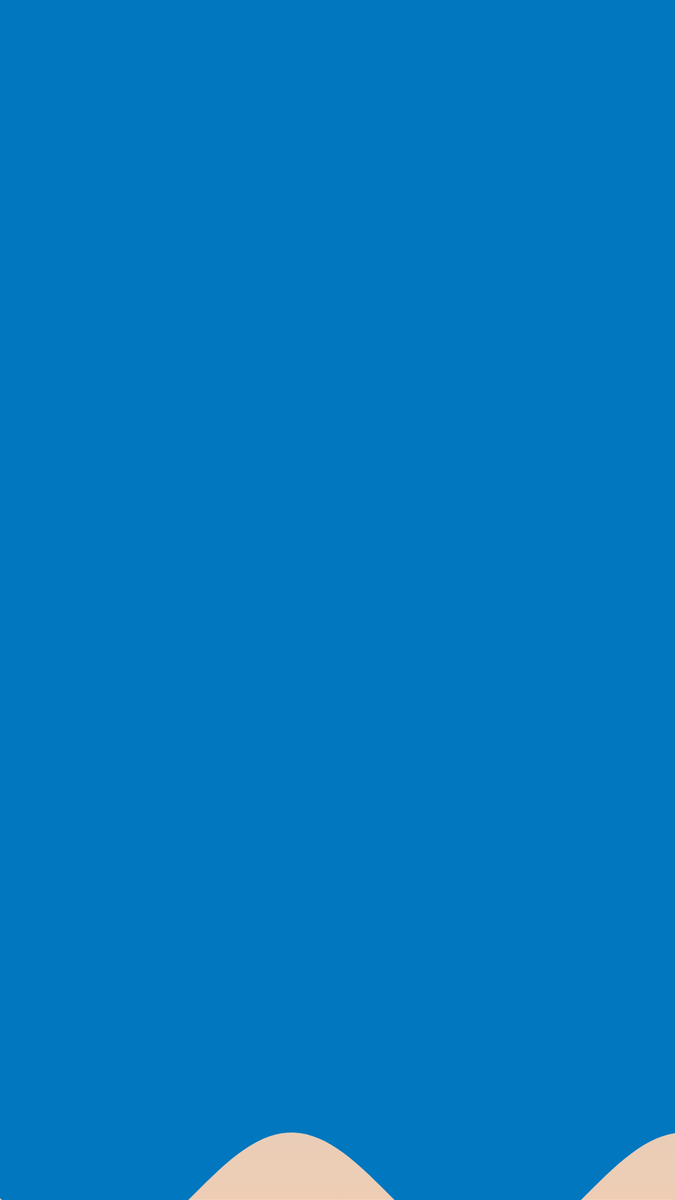
Frame 1 (no input)
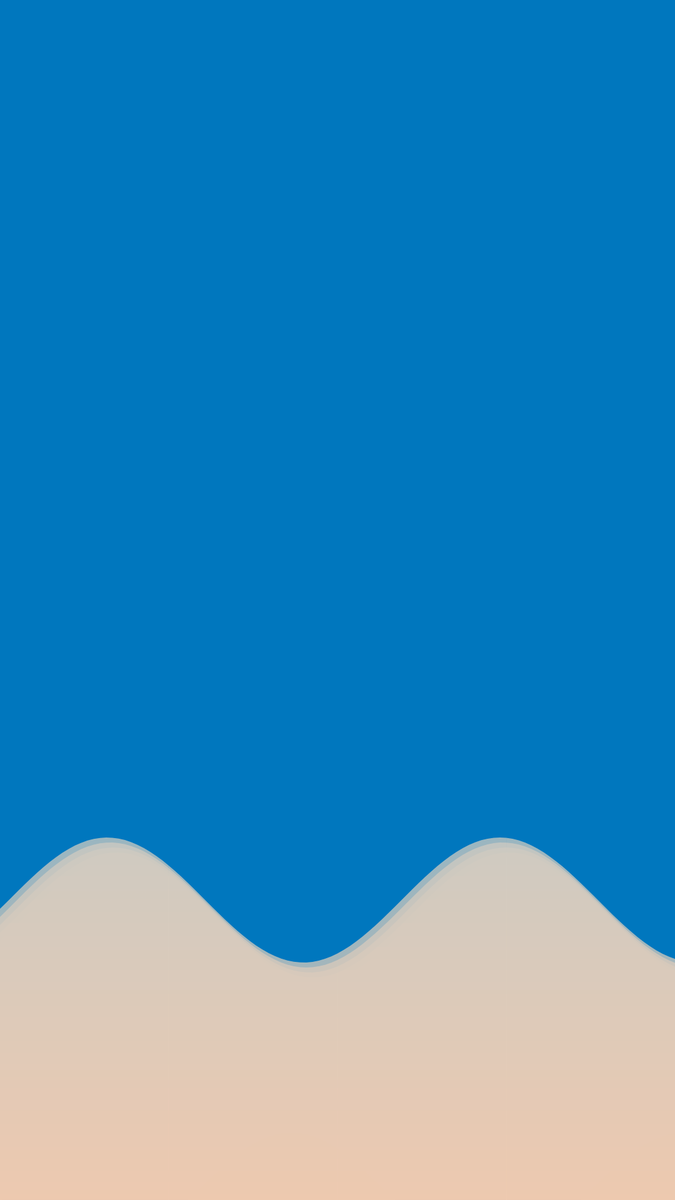
Frame 60 (no input)
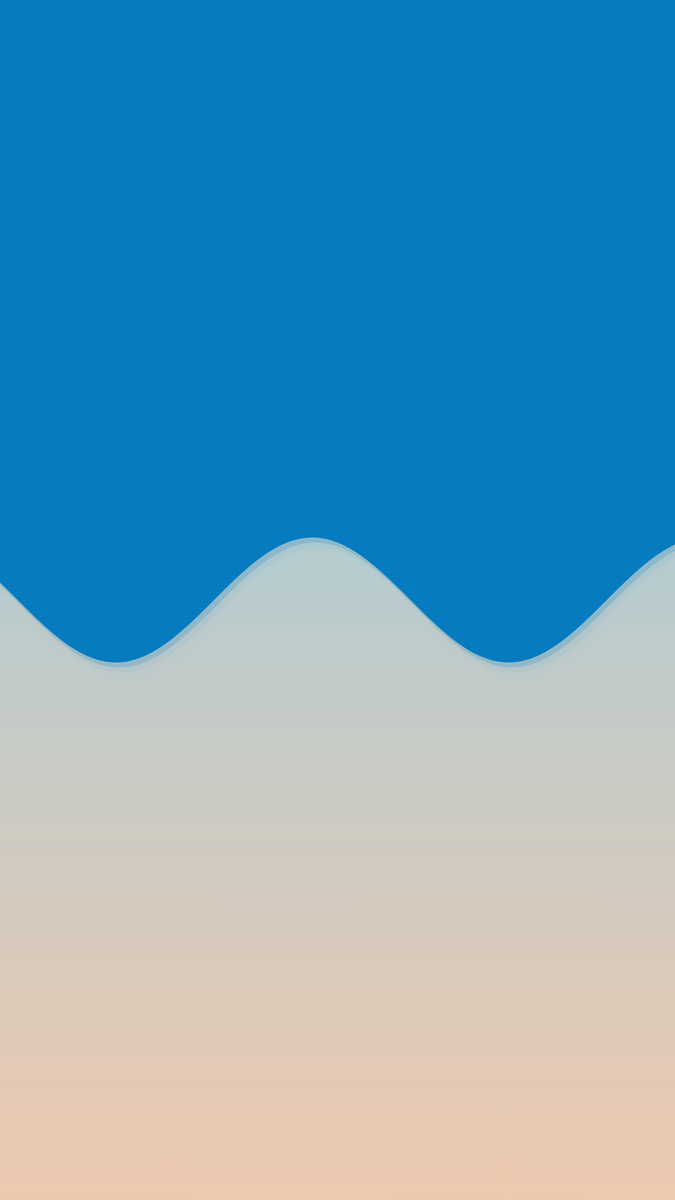
Frame 120 (the mouse pressed at the canvas centre since frame 60)

The p5.js sketch that drew these frames (run headless with seeded random() and noise() and a simulated clock; from frame 60 on, the mouse is pressed at the canvas centre):

// p5.js sketch
// ── sketch.js
let waveHeight; // Declare globally, initialize in setup
let count = 4; // Countdown for inhale/exhale, count-up for retention
let state = "WAVE_IN_INHALE"; // States: WAVE_IN_INHALE, WAVE_IN_EXHALE, WAVE_OUT
let startTime = 0;
let totalInTime = 4000; // 4 seconds for inhale
let totalExTime = 4000; // 4 seconds for exhale
let outTime = 40000; // 40 seconds for wave-out

function setup() {
  createCanvas(1080, 1920); // 1080x1920 for vertical video
  waveHeight = height; // Initialize waveHeight with the canvas height
  frameRate(60); // Ensure draw loop runs at 60 FPS
  // Set flipped gradient background (sand at bottom, ocean at top)
  for (let y = 0; y < height; y++) {
    let inter = map(y, height, 0, 0, 1); // Bottom (height) to top (0)
    let r = lerp(237, 135, inter); // Sand (237, 201, 175) to ocean (135, 206, 235)
    let g = lerp(201, 206, inter);
    let b = lerp(175, 235, inter);
    stroke(r, g, b);
    line(0, y, width, y);
  }
  console.log("Setup complete, frameRate:", frameRate());
}

function draw() {
  // Redraw flipped gradient background
  for (let y = 0; y < height; y++) {
    let inter = map(y, height, 0, 0, 1);
    let r = lerp(237, 135, inter);
    let g = lerp(201, 206, inter);
    let b = lerp(175, 235, inter);
    stroke(r, g, b);
    line(0, y, width, y);
  }

  console.log("Draw loop running, frameCount:", frameCount, "frameRate:", frameRate().toFixed(2), "waveHeight:", waveHeight.toFixed(2), "state:", state, "count:", count);

  let elapsed = (millis() - startTime) / 1000; // Time in seconds since state started

  if (state === "WAVE_IN_INHALE") {
    // Inhale: Move from bottom (1920) to top (0) in 4 seconds
    let progress = constrain(elapsed / (totalInTime / 1000), 0, 1); // 4 seconds
    waveHeight = map(progress, 0, 1, height, 0); // From 1920 to 0
    count = Math.max(4 - Math.floor(elapsed), 1); // Countdown from 4 to 1
    console.log("WAVE_IN_INHALE: progress =", progress.toFixed(2), "waveHeight =", waveHeight.toFixed(2), "countdown:", count);
    drawWave(waveHeight);
    if (elapsed >= (totalInTime / 1000)) {
      state = "WAVE_IN_EXHALE";
      startTime = millis(); // Reset timer for exhale phase
      waveHeight = 0; // Start exhale from top
      count = 4; // Reset count for exhale
      console.log("Switching to WAVE_IN_EXHALE at:", millis(), "ms");
    }
  } else if (state === "WAVE_IN_EXHALE") {
    // Exhale: Move from top (0) to bottom (1920) in 4 seconds
    let progress = constrain(elapsed / (totalExTime / 1000), 0, 1); // 4 seconds
    waveHeight = map(progress, 0, 1, 0, height); // From 0 to 1920
    count = Math.max(4 - Math.floor(elapsed), 1); // Countdown from 4 to 1
    console.log("WAVE_IN_EXHALE: progress =", progress.toFixed(2), "waveHeight =", waveHeight.toFixed(2), "countdown:", count);
    drawWave(waveHeight);
    if (elapsed >= (totalExTime / 1000)) {
      state = "WAVE_OUT";
      startTime = millis(); // Reset timer for wave-out phase
      waveHeight = height; // Start wave-out from bottom
      count = 0; // Reset count for wave-out count-up
      console.log("Switching to WAVE_OUT at:", millis(), "ms");
    }
  } else if (state === "WAVE_OUT") {
    // Wave out: Retract from bottom (1920) to top (0) in 40 seconds
    let progress = constrain(elapsed / (outTime / 1000), 0, 1); // 40 seconds
    waveHeight = height * (1 - progress); // Linearly interpolate from height to 0
    count = Math.min(Math.floor(elapsed) + 1, 40); // Count up from 1 to 40
    console.log("WAVE_OUT: progress =", progress.toFixed(2), "waveHeight =", waveHeight.toFixed(2), "count:", count);
    drawWave(waveHeight);

    if (count <= 40) {
      textAlign(CENTER, CENTER);
      textSize(150);
      textFont('Unbounded'); // Use Unbounded font from Google Fonts
      fill(255); // White text for contrast
      text(count, width / 2, height / 2);
    }
  }
}

function drawWave(y) {
  // Gradient wave (white foam to light blue ocean)
  let gradientColors = [
    color(255, 255, 255), // White foam
    color(135, 206, 235), // Sky blue base
    color(0, 119, 190)    // Deeper ocean blue
  ];
  
  noStroke();
  beginShape();
  vertex(0, 0); // Top-left
  vertex(width, 0); // Top-right
  vertex(width, y); // Bottom-right of wave

  // Add wave curvature with gradient
  for (let x = width; x >= 0; x -= 10) {
    let waveY = y + sin(x * 0.01 + frameCount * 0.05) * 100; // Wavy effect
    let inter = map(waveY, 0, y, 0, 1); // Gradient based on wave height
    let c = lerpColor(gradientColors[0], gradientColors[2], inter);
    fill(c);
    vertex(x, waveY);
  }

  // Close the shape
  vertex(0, y); // Bottom-left of wave
  endShape(CLOSE);
}
